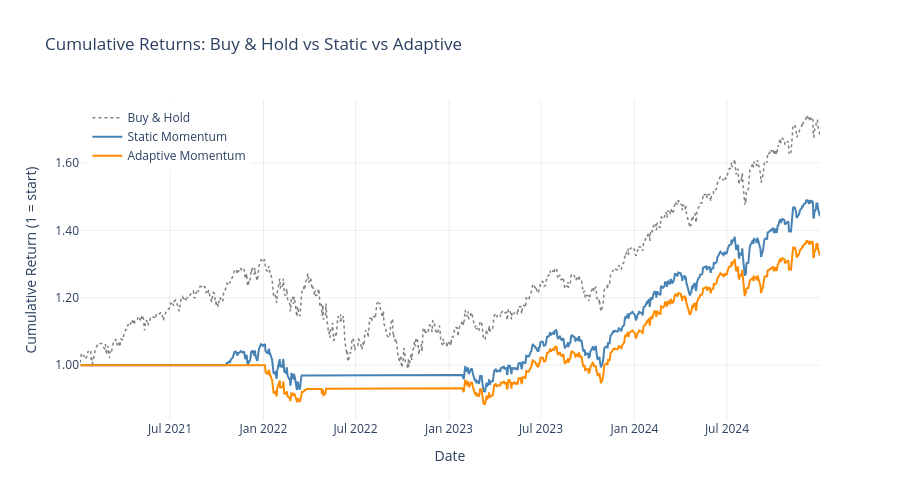

The cell this chart's notebook holds for it:
### Code cell
# Cumulative returns chart
cum_bh  = (1 + spy['ret_bh'].dropna()).cumprod()
cum_st  = (1 + spy['ret_static'].dropna()).cumprod()
cum_ad  = (1 + spy['ret_adaptive'].dropna()).cumprod()

fig = go.Figure()
fig.add_trace(go.Scatter(x=cum_bh.index, y=cum_bh,
                         name='Buy & Hold',        line=dict(color='gray',       width=1.5, dash='dot')))
fig.add_trace(go.Scatter(x=cum_st.index, y=cum_st,
                         name='Static Momentum',   line=dict(color='steelblue',  width=2)))
fig.add_trace(go.Scatter(x=cum_ad.index, y=cum_ad,
                         name='Adaptive Momentum', line=dict(color='darkorange', width=2)))

fig.update_layout(
    title='Cumulative Returns: Buy & Hold vs Static vs Adaptive',
    xaxis_title='Date', yaxis_title='Cumulative Return (1 = start)',
    height=500, plot_bgcolor='white', paper_bgcolor='white',
    legend=dict(x=0.01, y=0.99)
)
fig.update_yaxes(tickformat='.2f', gridcolor='rgba(0,0,0,0.07)')
fig.update_xaxes(gridcolor='rgba(0,0,0,0.07)')

fig.write_html('outputs/figures/06_cumulative_returns.html')
fig.show()
print('✓ Saved outputs/figures/06_cumulative_returns.html')

### Figure 1 — Plotly figure (JSON) as saved in the notebook; plotly's stock layout.template omitted (floating-point values rounded to 4 significant figures; data arrays with more than 128 entries replaced by an {"elided": "..."} marker saying what was removed)
{"data": [{"line": {"color": "gray", "dash": "dot", "width": 1.5}, "name": "Buy & Hold", "type": "scatter", "x": {"elided": "1004 str values"}, "y": {"elided": "1004 float values"}}, {"line": {"color": "steelblue", "width": 2}, "name": "Static Momentum", "type": "scatter", "x": {"elided": "1003 str values"}, "y": {"elided": "1003 float values"}}, {"line": {"color": "darkorange", "width": 2}, "name": "Adaptive Momentum", "type": "scatter", "x": {"elided": "1003 str values"}, "y": {"elided": "1003 float values"}}], "layout": {"height": 500, "legend": {"x": 0.01, "y": 0.99}, "paper_bgcolor": "white", "plot_bgcolor": "white", "title": {"text": "Cumulative Returns: Buy & Hold vs Static vs Adaptive"}, "xaxis": {"gridcolor": "rgba(0,0,0,0.07)", "title": {"text": "Date"}}, "yaxis": {"gridcolor": "rgba(0,0,0,0.07)", "tickformat": ".2f", "title": {"text": "Cumulative Return (1 = start)"}}}}
